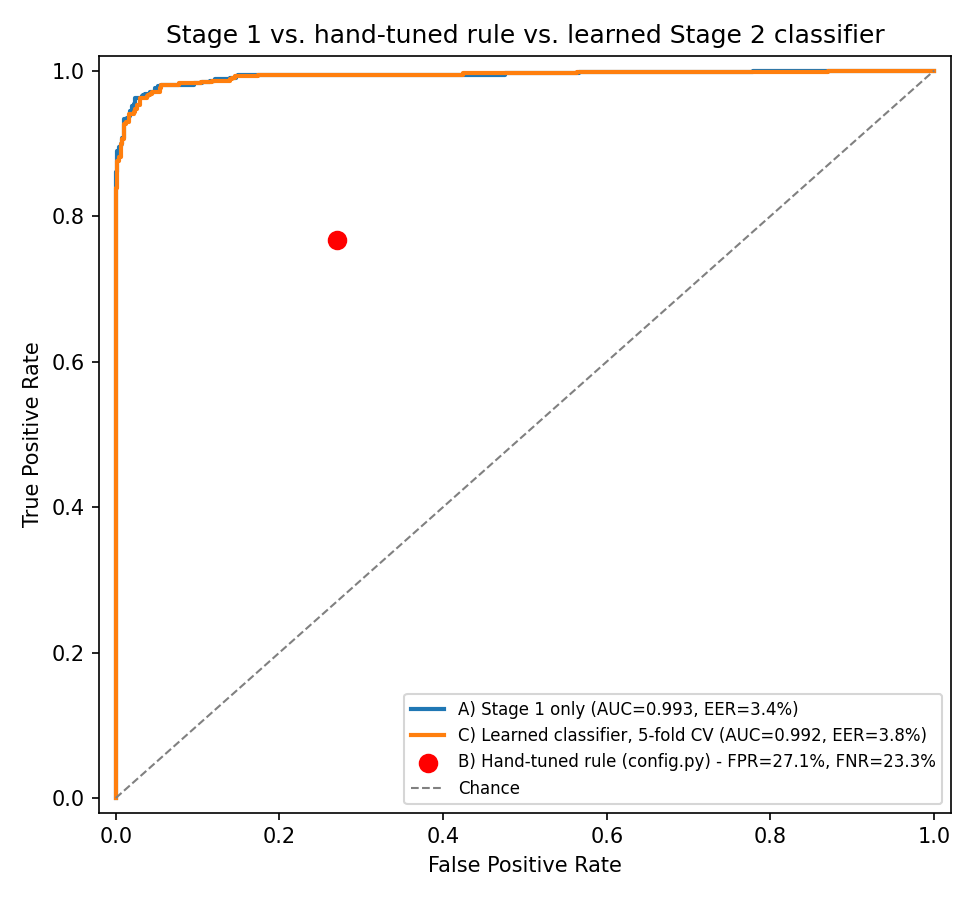
#> input picture data/roc_curve.png, 975 x 900 px
$ python -i image_lab.py   (imports and definitions only)   (older library calls are emulated)
#> lines starting #> are read from the running program, lines starting #| are printed output that depends on the picture; after the words box and inside, x2 and y2 are one past the last pixel; in counts of white or black regions, pixels touching at a corner belong together
#> further down, picture is the input picture: shape (900, 975, 3); mean B, G, R 247.7, 248.5, 249.6
"""
image_lab.py
-------------
Classic OpenCV image-processing operations exposed as a playground:
rotation, morphological transforms (erode/dilate/open/close/gradient/
top-hat/black-hat), edge detection, contour detection, and basic image
diagnostics (blur estimate, brightness, dominant color, etc.).

Kept separate from the recognition pipeline (embedding_engine.py /
landmark_engine.py) - this module is about *exploring* an image, not about
identifying who's in it.
"""

import cv2
import numpy as np

MORPH_SHAPES = {
    "Rectangle": cv2.MORPH_RECT,
    "Ellipse": cv2.MORPH_ELLIPSE,
    "Cross": cv2.MORPH_CROSS,
}

MORPH_OPERATIONS = {
    "Erode": cv2.MORPH_ERODE,
    "Dilate": cv2.MORPH_DILATE,
    "Opening": cv2.MORPH_OPEN,
    "Closing": cv2.MORPH_CLOSE,
    "Gradient": cv2.MORPH_GRADIENT,
    "Top Hat": cv2.MORPH_TOPHAT,
    "Black Hat": cv2.MORPH_BLACKHAT,
}


# [38 lines left out: functions rotate_image, apply_morphology, detect_edges, not called in this run]


def detect_contours(image_bgr: np.ndarray, threshold1: int = 100, threshold2: int = 200,
                     min_area: int = 50):
    """Finds contours via Canny edges + cv2.findContours, draws the ones
    above min_area on a copy of the original image, and returns
    (annotated_image, contour_count, areas_sorted_desc)."""
#> called with threshold1 = 100, threshold2 = 200, min_area = 50
    gray = cv2.cvtColor(image_bgr, cv2.COLOR_BGR2GRAY)
    edges = cv2.Canny(gray, threshold1, threshold2)
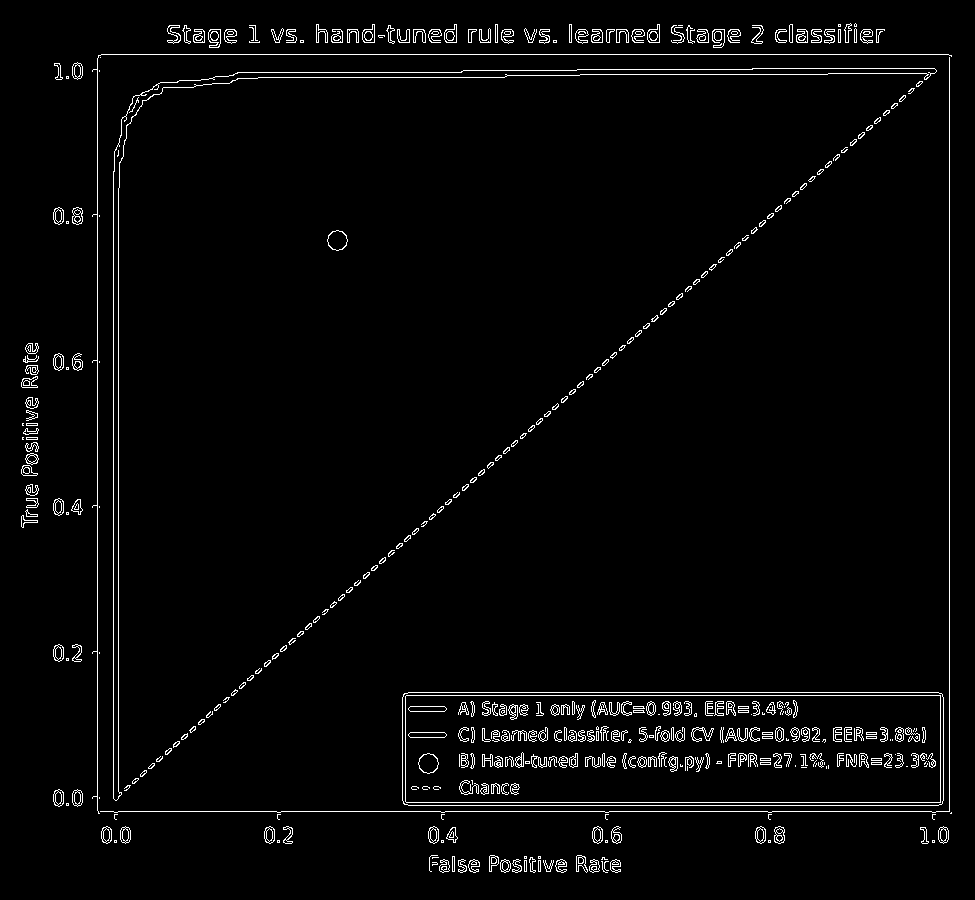
#> edges: shape (900, 975); 2.7% white in thin lines or dots
    edges = cv2.dilate(edges, np.ones((3, 3), np.uint8), iterations=1)  # close small gaps
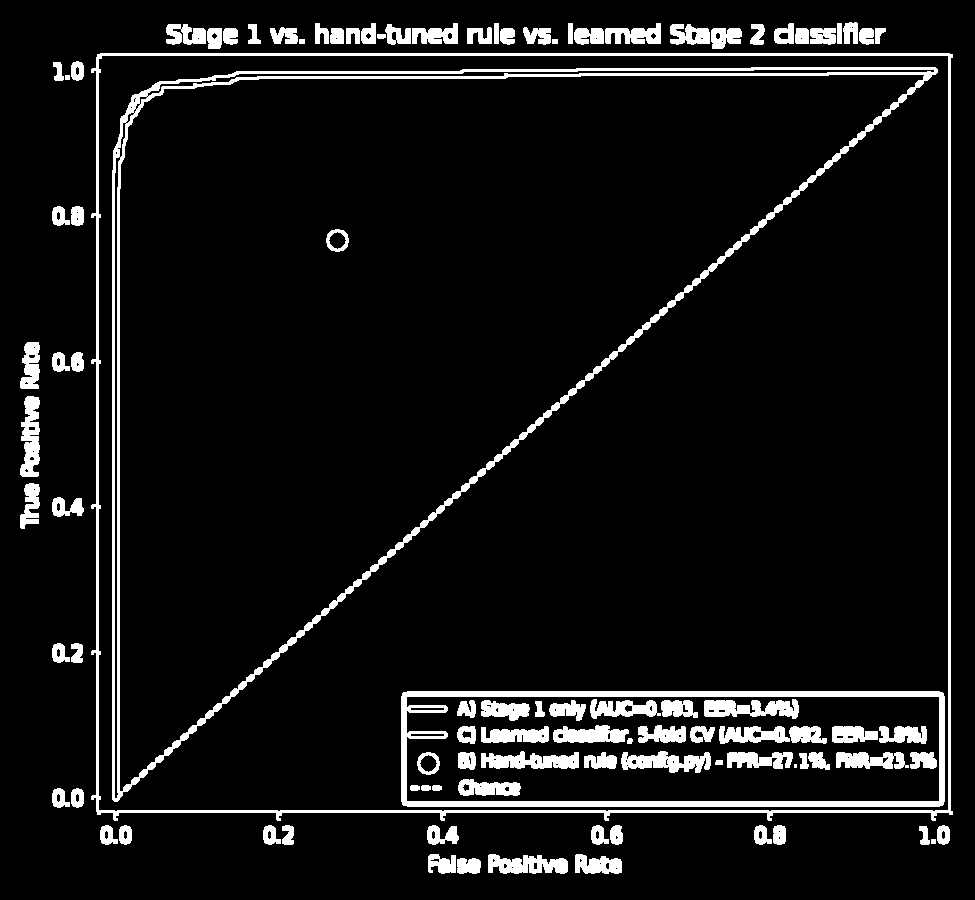
#> edges: shape (900, 975); 7.9% white; 99 white regions (1 under 20 px)

    contours, _ = cv2.findContours(edges, cv2.RETR_EXTERNAL, cv2.CHAIN_APPROX_SIMPLE)
#> contours = 63 contours, 2 with area under 20; largest, box (x1, y1, x2, y2) and area: (91, 53, 953, 821) 648474, (20, 396, 40, 477) 1032, (488, 854, 568, 874) 1018, (605, 23, 661, 44) 672, (575, 854, 622, 874) 643
    kept = [c for c in contours if cv2.contourArea(c) >= min_area]
#> kept = 58 contours; largest, box (x1, y1, x2, y2) and area: (91, 53, 953, 821) 648474, (20, 396, 40, 477) 1032, (488, 854, 568, 874) 1018, (605, 23, 661, 44) 672, (575, 854, 622, 874) 643

    annotated = image_bgr.copy()
    cv2.drawContours(annotated, kept, -1, (0, 255, 0), 2)
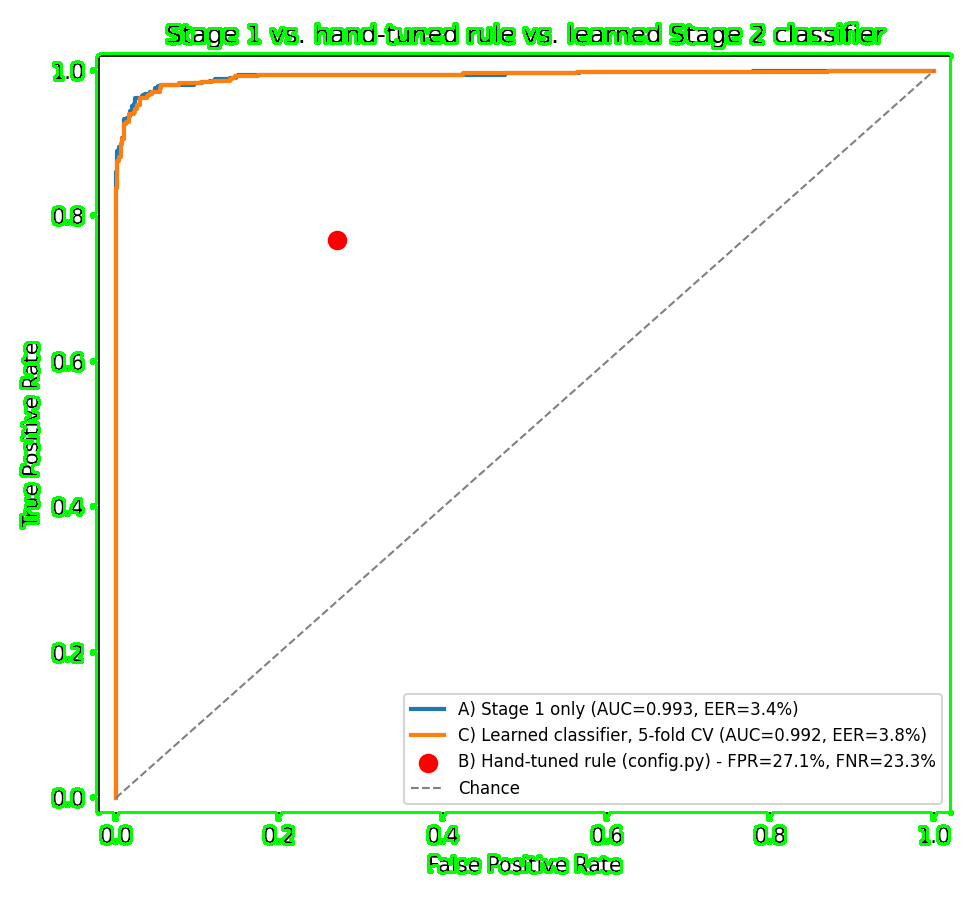
#> annotated: shape (900, 975, 3); 3.05% of pixels changed, all inside (x1, y1, x2, y2) = (19, 21, 954, 875)

    areas = sorted((cv2.contourArea(c) for c in kept), reverse=True)
#> areas = 58 values, max 648474 at index 0, min 80 at index 55, mean 11467.5
    return annotated, len(kept), areas


# [33 lines left out: function image_characteristics, not called in this run]

>>> import cv2
>>> picture = cv2.imread('../data/roc_curve.png')
>>> result = detect_contours(picture)
